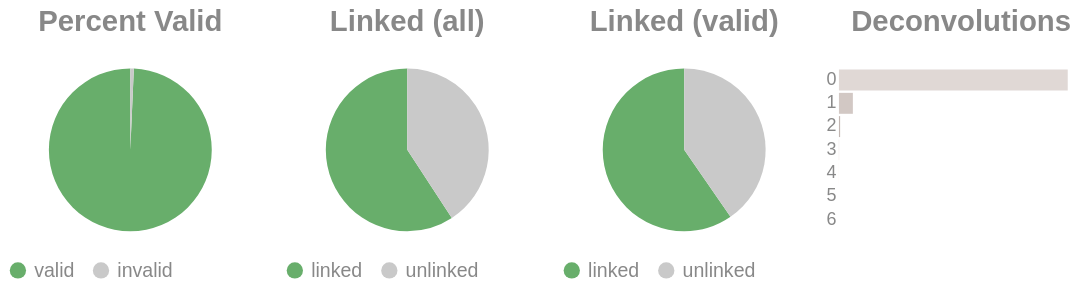

Notebook source saved alongside this figure:
### Code cell
if SKIPLR:
    pass
else:
    clash = Counter()
    for i in valids['molecule'].to_list():
        _mol = i.split("-")
        if len(_mol) == 1:
            clash.update('0')
        else:
            clash.update(_mol[-1])

    _d = {"deconvolutions": [], 'count': []}
    for k,v in clash.items():
        _d['deconvolutions'].append(k)
        _d['count'].append(v)

    tot_valid = valids['reads'].sum()
    mask = valids['reads'] >= 2
    n_linked_reads = valids.filter(mask)['reads'].sum()
    if n_linked_reads == 0:
        print_html("No linked molecules (>=2 reads) were detected; skipping linked-only distributions.")
        SKIPLR = True
    else:
        perc_valid = round(tot_valid / n_reads, 4)
        linked_perc_abs = round(n_linked_reads / n_reads, 4)
        linked_perc = round(n_linked_reads / tot_valid, 4)

    _valid = pl.DataFrame({"valids": ['valid', 'invalid'], "count": [tot_valid, n_reads - tot_valid]})
    _linked_abs = pl.DataFrame({"linked (absolute)": ['linked', 'unlinked'], "count": [n_linked_reads, n_reads - n_linked_reads]})
    _linked_rel = pl.DataFrame({"linked (valids)": ['linked', 'unlinked'], "count": [n_linked_reads, tot_valid - n_linked_reads]})

    (
        alt.hconcat(
            piechart(_valid, goodval = 'valid', title = "Percent Valid"),
            piechart(_linked_abs, goodval = "linked", title =  "Linked (all)"),
            piechart(_linked_rel, goodval = "linked", title =  "Linked (valid)"),
            convolutionbar(pl.DataFrame(_d), title = "Deconvolutions"),
            center = True,
            bounds = 'flush'
        )
        .resolve_scale(color='independent')
        .resolve_legend('independent')
        .properties(usermeta={'embedOptions': {"actions": False}})
    ).display()

### Figure 1 — Vega-Lite specification as saved in the notebook (floating-point values rounded to 4 significant figures)
{"width": "container", "height": 400, "config": {"title": {"anchor": "start", "dy": -15, "fontSize": 18, "color": "#888888", "subtitleColor": "#888888", "subtitleFontSize": 14}, "arc": {"fill": "#0072B2"}, "axis": {"domainColor": "#888888", "domainWidth": 0.5, "gridWidth": 0.2, "grid": false, "titleFontWeight": 400, "titleFontSize": 15, "labelFontSize": 11, "labelColor": "#888888", "tickColor": "#888888", "tickWidth": 0.2, "titleColor": "#888888"}, "axisBand": {"grid": false}, "axisX": {"grid": true, "tickSize": 10, "domainCap": "round"}, "axisY": {"domain": false, "grid": true, "tickSize": 0, "domainCap": "round"}, "background": "transparent", "header": {"labelFontSize": 15, "labelColor": "#888888", "titleFontSize": 15, "titleFontWeight": 600, "titleColor": "#888888"}, "legend": {"labelFont": "sans-serif", "labelFontSize": 12, "labelColor": "#888888", "symbolSize": 100, "symbolType": "circle", "titleFontSize": 12, "titlePadding": 10, "titleColor": "#888888", "title": null}, "range": {"category": ["#E69F00", "#56B4E9", "#009E73", "#F0E442", "#0072B2", "#D55E00", "#CC79A7", "#000000"], "diverging": ["#cfe8f3", "#a2d4ec", "#73bfe2", "#46abdb", "#1696d2", "#12719e"]}, "area": {"fill": "#0072B2", "fillOpacity": 0.7, "line": true, "strokeOpacity": 0.7}, "line": {"color": "#0072B2", "stroke": "#0072B2", "strokeWidth": 2}, "trail": {"color": "#0072B2", "stroke": "#0072B2", "strokeWidth": 0, "size": 1}, "point": {"filled": true, "fillOpacity": 1.0, "size": 95}, "text": {"color": "#888888", "fontSize": 11, "align": "right", "fontWeight": 400, "size": 11}, "bar": {"fill": "#0072B2", "stroke": null}, "view": {"stroke": null, "continuousWidth": 660, "continuousHeight": 400}}, "hconcat": [{"data": {"name": "data-3f36d9f4339c684b58cab968e43fbe99"}, "mark": {"type": "arc"}, "encoding": {"color": {"field": "valids", "legend": {"orient": "bottom", "title": null}, "scale": {"domain": ["valid", "invalid"], "range": ["#68ae6b", "#C9C9C9"]}, "title": "Valids", "type": "nominal"}, "theta": {"field": "count", "type": "quantitative"}, "tooltip": [{"field": "valids", "title": "Valids", "type": "ordinal"}, {"field": "percent", "format": ".2%", "title": "Percent", "type": "quantitative"}, {"field": "count", "title": "Count", "type": "quantitative"}]}, "height": 100, "title": {"text": "Percent Valid", "align": "center", "anchor": "middle"}, "transform": [{"calculate": "datum.count / 13700889", "as": "percent"}], "width": 150}, {"data": {"name": "data-6537da73808a41e7272adb9fb8c60ddd"}, "mark": {"type": "arc"}, "encoding": {"color": {"field": "linked (absolute)", "legend": {"orient": "bottom", "title": null}, "scale": {"domain": ["linked", "unlinked"], "range": ["#68ae6b", "#C9C9C9"]}, "title": "Linked (Absolute)", "type": "nominal"}, "theta": {"field": "count", "type": "quantitative"}, "tooltip": [{"field": "linked (absolute)", "title": "Linked (Absolute)", "type": "ordinal"}, {"field": "percent", "format": ".2%", "title": "Percent", "type": "quantitative"}, {"field": "count", "title": "Count", "type": "quantitative"}]}, "height": 100, "title": {"text": "Linked (all)", "align": "center", "anchor": "middle"}, "transform": [{"calculate": "datum.count / 13700889", "as": "percent"}], "width": 150}, {"data": {"name": "data-e7ca6589144edf79f41d828b0cfda1e0"}, "mark": {"type": "arc"}, "encoding": {"color": {"field": "linked (valids)", "legend": {"orient": "bottom", "title": null}, "scale": {"domain": ["linked", "unlinked"], "range": ["#68ae6b", "#C9C9C9"]}, "title": "Linked (Valids)", "type": "nominal"}, "theta": {"field": "count", "type": "quantitative"}, "tooltip": [{"field": "linked (valids)", "title": "Linked (Valids)", "type": "ordinal"}, {"field": "percent", "format": ".2%", "title": "Percent", "type": "quantitative"}, {"field": "count", "title": "Count", "type": "quantitative"}]}, "height": 100, "title": {"text": "Linked (valid)", "align": "center", "anchor": "middle"}, "transform": [{"calculate": "datum.count / 13606409", "as": "percent"}], "width": 150}, {"data": {"name": "data-11474cbfe0b937f38772bfddded27bae"}, "mark": {"type": "bar"}, "encoding": {"color": {"field": "deconvolutions", "legend": null, "scale": {"scheme": "lightgreyred"}, "type": "nominal"}, "tooltip": [{"field": "deconvolutions", "title": "Deconvolutions", "type": "ordinal"}, {"field": "percent", "format": ".2%", "title": "Percent", "type": "quantitative"}, {"field": "count", "title": "Count", "type": "quantitative"}], "x": {"axis": null, "field": "count", "type": "quantitative"}, "y": {"field": "deconvolutions", "sort": "ascending", "title": null, "type": "nominal"}}, "height": 100, "title": {"text": "Deconvolutions", "align": "center", "anchor": "middle"}, "transform": [{"calculate": "datum.count / 7990350", "as": "percent"}], "width": 150}], "bounds": "flush", "center": true, "resolve": {"legend": {"angle": "independent"}, "scale": {"color": "independent"}}, "usermeta": {"embedOptions": {"actions": false}}, "$schema": "https://vega.github.io/schema/vega-lite/v6.1.0.json", "datasets": {"data-3f36d9f4339c684b58cab968e43fbe99": [{"valids": "valid", "count": 13606409}, {"valids": "invalid", "count": 94480}], "data-6537da73808a41e7272adb9fb8c60ddd": [{"linked (absolute)": "linked", "count": 8113301}, {"linked (absolute)": "unlinked", "count": 5587588}], "data-e7ca6589144edf79f41d828b0cfda1e0": [{"linked (valids)": "linked", "count": 8113301}, {"linked (valids)": "unlinked", "count": 5493108}], "data-11474cbfe0b937f38772bfddded27bae": [{"deconvolutions": "0", "count": 7491202}, {"deconvolutions": "1", "count": 455933}, {"deconvolutions": "2", "count": 38791}, {"deconvolutions": "3", "count": 3888}, {"deconvolutions": "4", "count": 473}, {"deconvolutions": "5", "count": 55}, {"deconvolutions": "6", "count": 8}]}}
